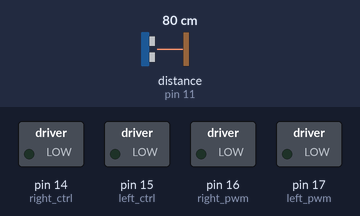
A sketch run on a simulated Arduino Leonardo, built with avr-gcc and run on an emulated ATmega32U4. Shown: switched loads named in the sketch (green lamp = pin HIGH). Inputs (shaded band) come from the test bench; at power-on: distance to the obstacle (sensor on pin 11) 80 cm. The echo pulse lasts 58.3 µs per cm; what the sketch prints to the serial monitor is not drawn.

Above: at 1.9 s.
2.0 s: distance to the obstacle (sensor on pin 11) set to 37 cm
3.5 s: distance to the obstacle (sensor on pin 11) set to 32 cm
At 4.5 s:
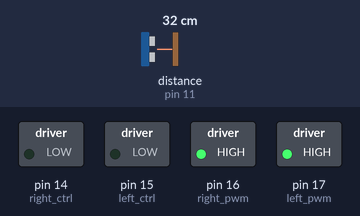
5.0 s: distance to the obstacle (sensor on pin 11) set to 14 cm
6.5 s: distance to the obstacle (sensor on pin 11) set to 11 cm
At 6.8 s:
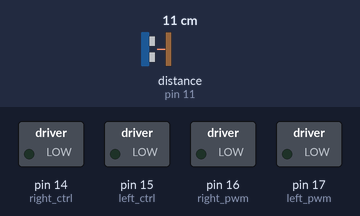
8.0 s: distance to the obstacle (sensor on pin 11) set to 9 cm
9.5 s: distance to the obstacle (sensor on pin 11) set to 6 cm
At 10.2 s:
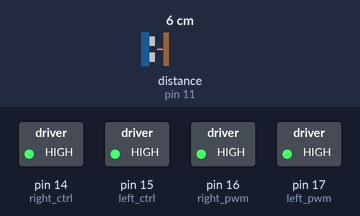
Timing chart, 0 to 12.0 s (numbered marks = the images above; inputs shaded):
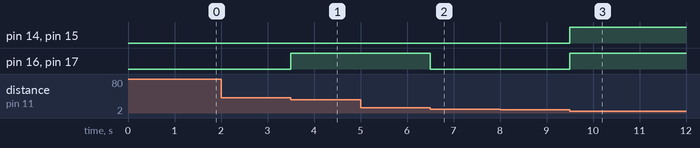

The sketch:

Project_07.2_Follow_Me.ino
```cpp
//*************************************************************************************
/*
  Project 07.2: Follow Car
  Implement car following object functionality
*/
// Motors
const int left_ctrl = 15; // Define left motor direction control pin GPIO15
const int left_pwm = 17;  // Define left motor speed control pin GPIO17
const int right_ctrl = 14; // Define right motor direction control pin GPIO14
const int right_pwm = 16; // Define right motor speed control pin GPIO16

// Ultrasonic Sensor
#include <UltrasonicSensor.h> // Define ultrasonic sensor library
#define TRIG_PIN 10 // Define ultrasonic trigger pin as GPIO10
#define ECHO_PIN 11 // Define ultrasonic echo pin as GPIO11
UltrasonicSensor ultrasonic(10, 11); // Connect Trigger and Echo pins
long distance;

// Servo
const int servopin = 9; // Define servo pin as GPIO9
int myangle;
int pulsewidth;

void setup() {
  Serial1.begin(9600);
  pinMode(left_ctrl, OUTPUT); // Set left motor direction control pin as output
  pinMode(left_pwm, OUTPUT);  // Set left motor PWM speed control pin as output
  pinMode(right_ctrl, OUTPUT); // Set right motor direction control pin as output
  pinMode(right_pwm, OUTPUT);  // Set right motor PWM speed control pin as output
  pinMode(TRIG_PIN, OUTPUT);  // Set TRIG_PIN as output
  pinMode(ECHO_PIN, INPUT);   // Set ECHO_PIN as input

  servopulse(servopin, 90); // Set initial servo angle to 90 degrees
  delay(300);
}

void loop() {
  distance = ultrasonic.distanceInCentimeters(); // Measure distance with ultrasonic sensor
  Serial.println(distance);
  if (distance < 8) // If distance is less than 8cm
  {
    back(); // Move backward
  }
  else if ((distance >= 8) && (distance < 13)) // If distance is between 8 and 13cm
  {
    Stop(); // Stop
  }
  else if ((distance >= 13) && (distance < 35)) // If distance is between 13 and 35cm
  {
    front(); // Move forward to follow
  }
  else // If none of the above conditions are met
  {
    Stop(); // Stop
  }
}

void servopulse(int servopin, int myangle) // Servo angle control function
{
  for (int i = 0; i < 20; i++)
  {
    pulsewidth = (myangle * 11) + 500;
    digitalWrite(servopin, HIGH);
    delayMicroseconds(pulsewidth);
    digitalWrite(servopin, LOW);
    delay(20 - pulsewidth / 1000);
  }
}

void front() // Define forward state
{
  digitalWrite(left_ctrl, LOW);  // Left motor direction control pin low
  analogWrite(left_pwm, 150);    // Left motor PWM speed 150
  digitalWrite(right_ctrl, LOW); // Right motor direction control pin low
  analogWrite(right_pwm, 150);   // Right motor PWM speed 150
}

void back() // Define backward state
{
  digitalWrite(left_ctrl, HIGH); // Left motor direction control pin high
  analogWrite(left_pwm, 150);    // Left motor PWM speed 150
  digitalWrite(right_ctrl, HIGH); // Right motor direction control pin high
  analogWrite(right_pwm, 150);   // Right motor PWM speed 150
}

void Stop() // Define stop state
{
  digitalWrite(left_ctrl, LOW); // Left motor direction control pin low
  analogWrite(left_pwm, 0);     // Left motor PWM speed 0
  digitalWrite(right_ctrl, LOW); // Right motor direction control pin low
  analogWrite(right_pwm, 0);    // Right motor PWM speed 0
}
//*************************************************************************************
```

Measured:
- the behaviour switches between 35 and 34 cm on distance to the obstacle (sensor on pin 11) (found by bisection; images 0 and 1)
- the behaviour switches between 13 and 12 cm on distance to the obstacle (sensor on pin 11) (found by bisection; images 1 and 2)
- the behaviour switches between 8 and 7 cm on distance to the obstacle (sensor on pin 11) (found by bisection; images 2 and 3)
- after the input at 3.5 s, pin 16 (right_pwm), pin 17 (left_pwm): LOW → HIGH at once
- after the input at 6.5 s, pin 16 (right_pwm), pin 17 (left_pwm): HIGH → LOW at once
- after the input at 9.5 s, pin 14 (right_ctrl), pin 15 (left_ctrl), pin 16 (right_pwm), pin 17 (left_pwm): LOW → HIGH at once
